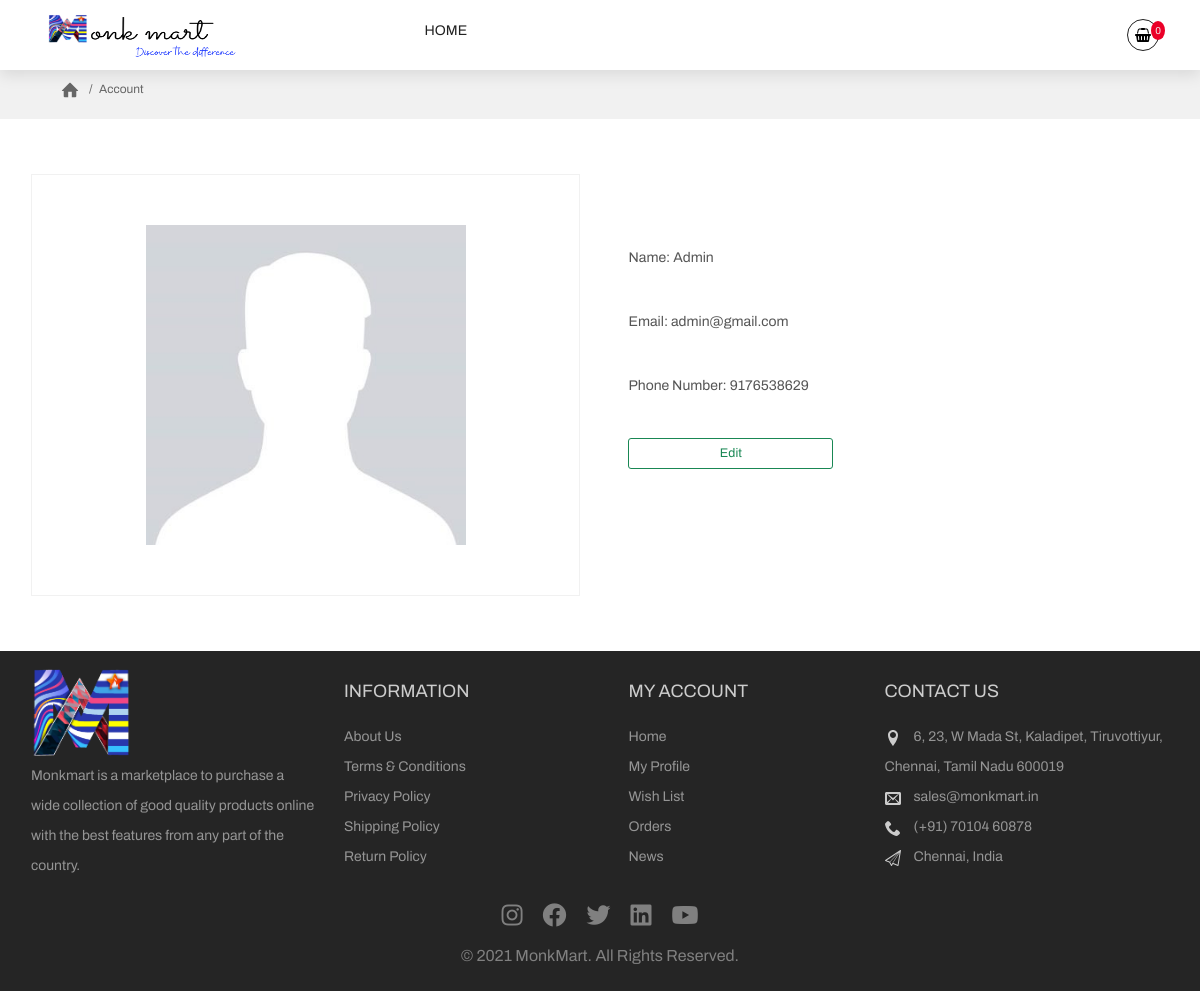
Screenshot of /user.php (signed in) with the database file from the repository.
### tables this page shows
CREATE TABLE `users` (
  `id` int(10) NOT NULL,
  `name` varchar(50) NOT NULL,
  `email` varchar(50) NOT NULL,
  `password` varchar(50) NOT NULL,
  `phone` varchar(20) NOT NULL,
  `position` varchar(20) NOT NULL DEFAULT 'User',
  `image` varchar(100) DEFAULT NULL
);

### user.php (the view, shortened to what this page needs)
<!DOCTYPE html>
<html lang="en">
<?php
    include('config/login-check.php');
    ?>
<head>
    <link href="https://cdn.jsdelivr.net/npm/bootstrap@5.1.3/dist/css/bootstrap.min.css" rel="stylesheet">
    <link rel="stylesheet" href="https://cdnjs.cloudflare.com/ajax/libs/Glide.js/3.4.1/css/glide.core.min.css">
    <link rel="stylesheet" href="https://cdnjs.cloudflare.com/ajax/libs/Glide.js/3.4.1/css/glide.theme.min.css
">
    <link rel="stylesheet" href="https://unpkg.com/aos@next/dist/aos.css" />
    <link rel="stylesheet" href="styles.css" />
</head>
<body>
    <header id="header" class="header">
        <div class="navigation">
            <div class="container">
                <nav class="nav">
                    <div class="nav__logo">
                        <img src="images\mms.png" width="200" height="50">
                    </div>
                    <div class="nav__menu">
                        <ul class="nav__list" >
                            <li class="nav__item">
                                <a href="index.php" class="nav__link">Home</a>
                            </li>
                        </ul>
                    </div>
                    <div class="nav__icons">
                        <a href="cart.php" class="icon__item">
                            <svg class="icon__cart">
                                <use xlink:href="./images/sprite.svg#icon-shopping-basket"></use>
                            </svg>
                            <span id="cart__total"><?php echo $_SESSION['cart_total']; ?> </span>
                        </a>
                    </div>
                </nav>
            </div>
        </div>
        <div class="page__title-area">
            <div class="container">
                <div class="page__title-container">
                    <ul class="page__titles">
                        <li>
                            <a href="index.php">
                                <svg>
                  <use xlink:href="./images/sprite.svg#icon-home"></use>
                </svg>
                            </a>
                        </li>
                        <li class="page__title">Account</li>
                    </ul>
                </div>
            </div>
        </div>
    </header>
    <?php
    $id = $_SESSION['id'];
    $sql = "SELECT * FROM users WHERE id=$id";
    $result = $conn->query($sql);
    $row=$result->fetch_assoc();
    ?>
    <main id="main">
        <div class="container">
            <section class="section product-details__section">
                <div class="product-detail__container">
                    <div class="product-detail__left">
                        <div class="details__container--left">
                            <div class="product__picture" id="product__picture">
                                <div class="picture__container">
                                    <img style="padding:10%" src="./user-images/<?php echo $row['image']; ?>" id="pic" onerror="this.src='user-images/notfound.jpeg'" />
                                </div>
                            </div>
                        </div>
                    </div>
                    <div class="product-detail__right">
                        <div class="product-detail__content">
                            <br>
                            <br>
                            <br>
                            <p>Name: <?php echo $row['name']; ?></p>
                            <br>
                            <p>Email: <?php echo $row['email']; ?></p>
                            <br>
                            <p>Phone Number: <?php echo $row['phone']; ?></p>
                            <br>
                            <a href="edit-user.php"><button class="btn btn-outline-success btn-lg" style="width:40%">Edit</button></a>
                        </div>
                    </div>
                </div>
            </section>
        </div>
    </main>
    <?php include('footer.php') ?>
</body>
</html>

### styles.css (style rules this page uses)
:root { --primaryColor: #f1f1f1; --black: #222; --black2: #555; --black3: #252525; --black4: #000; --black5: #212529; --orange: #eb0028; --white: #fff; --grey: #959595; --grey2: #666; --grey3: #ccc; --secondaryColor: #2b1f4d; --yellow: #ffcc00; --green: #59b210; --blue: rgb(56, 10, 223); }
* { margin: 0; padding: 0; box-sizing: inherit; }
html { font-size: 62.5%; box-sizing: border-box; scroll-behavior: smooth; }
body, input { font-size: 1.6rem; font-weight: 400; font-family: "Archivo", sans-serif; color: var(--black); }
a { text-decoration: none; }
ul { list-style: none; }
img { max-width: 100%; }
.header { position: relative; }
.container { max-width: 117rem; margin: 0 auto; padding: 0 1.6rem; }
.navigation { position: relative; height: 7rem; box-shadow: 0 0.5rem 1.5rem rgba(0, 0, 0, 0.1); }
.nav { display: flex; align-items: center; justify-content: space-between; height: 100%; height: 7rem; padding: 0 1rem; }
.nav__menu { width: 50%; }
.nav__list { display: flex; align-items: center; height: 100%; width: 50%; }
.nav__list .nav__link:link, .nav__list .nav__link:visited { display: inline-block; font-size: 1.4rem; text-transform: uppercase; color: var(--black); transition: color 0.3s ease-in-out; }
.nav__icons { display: flex; position: relative; }
.nav__icons .icon__item svg { width: 1.6rem; height: 1.6rem; }
.nav__icons .icon__item { display: flex; justify-content: center; align-items: center; padding: 0.7rem; border: 1px solid var(--black); border-radius: 50%; transition: background-color 0.3s ease-in-out; }
.nav__icons .icon__item:link, .nav__icons .icon__item:visited { color: var(--black); }
.nav__icons #cart__total { font-size: 1rem; position: absolute; top: 2px; right: -6px; background-color: var(--orange); padding: 0.2rem 0.4rem; border-radius: 100%; color: var(--primaryColor); }
.page__title-area { background-color: var(--primaryColor); }
.page__title-container { padding: 1rem; }
.page__titles { display: flex; align-items: center; font-size: 1.2rem; color: var(--grey2); }
.page__titles a { margin-right: 2rem; }
.page__titles a svg { width: 1.8rem; height: 1.8rem; fill: var(--grey2); }
.page__title { position: relative; }
.page__title::before { position: absolute; content: "/"; top: 0; left: -1rem; }
.section { padding: 3rem 0; }
.details__container--left, .product-detail__container { display: flex; align-items: flex-start; }
.product-detail__container { display: grid; grid-template-columns: repeat(2, 1fr); padding: 2.5rem 0; margin: 0 auto; }
.product-detail__left { flex: 0 0 50%; margin-right: 2rem; }
.product-detail__right { flex: 0 0 50%; }
.product__picture { width: 100%; border: 1px solid var(--primaryColor); padding: 1rem; display: flex; justify-content: center; }
.product-detail__content { width: 90%; margin: 0 auto; }
.product-detail__content p { font-size: 1.4rem; color: var(--black2); line-height: 2.4rem; margin-bottom: 1.6rem; }

### rows the page displays
users: name "Admin", email "admin@gmail.com", phone "9176538629"

### other values shown
$_SESSION['cart_total'] "0"
